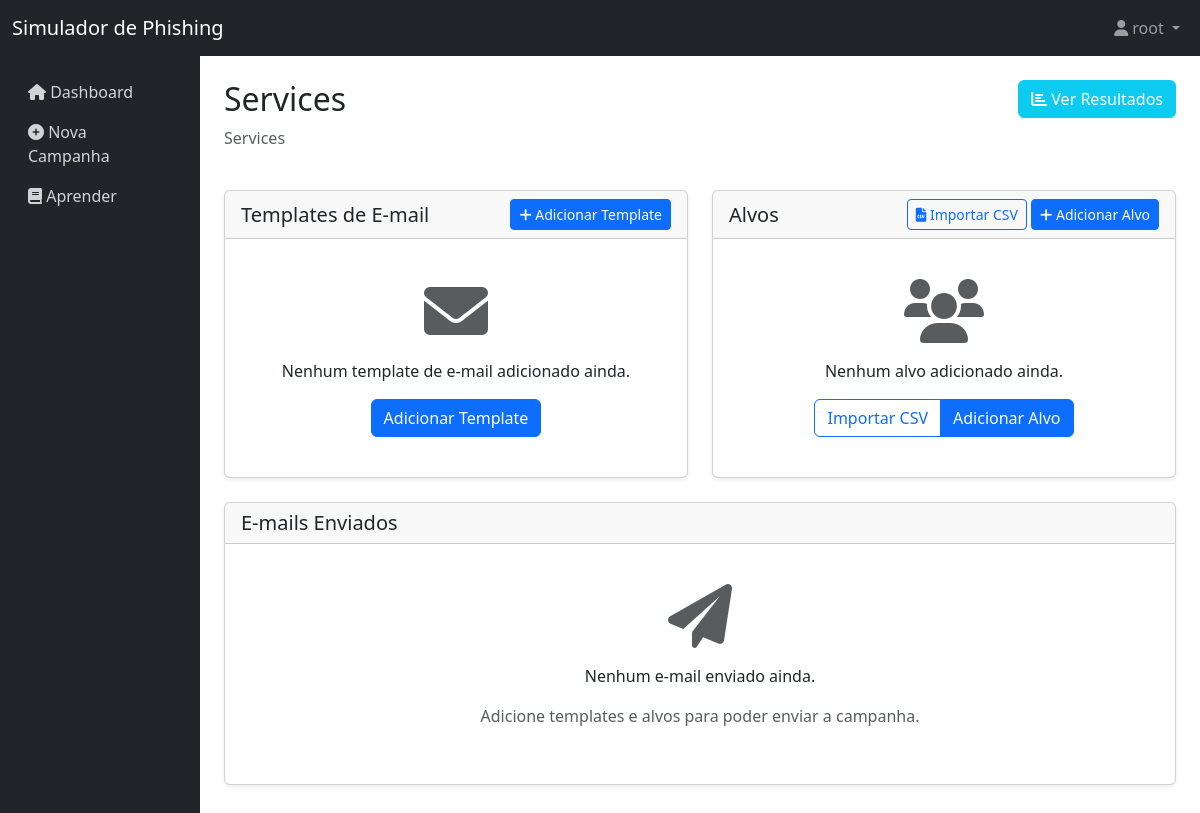
Screenshot of /campaigns/2 (signed in) with the database file from the repository.
### app.py (models this page shows, shortened)
class User(UserMixin, db.Model):
    id = db.Column(db.Integer, primary_key=True)
    username = db.Column(db.String(150), unique=True, nullable=False)
    email = db.Column(db.String(150), unique=True, nullable=False)
    password_hash = db.Column(db.String(150), nullable=False)
    is_admin = db.Column(db.Boolean, default=False)
    campaigns = db.relationship('Campaign', backref='creator', lazy=True)

class Campaign(db.Model):
    id = db.Column(db.Integer, primary_key=True)
    name = db.Column(db.String(100), nullable=False)
    description = db.Column(db.Text)
    created_at = db.Column(db.DateTime, default=datetime.utcnow)
    active = db.Column(db.Boolean, default=True)
    creator_id = db.Column(db.Integer, db.ForeignKey('user.id'), nullable=False)
    templates = db.relationship('EmailTemplate', backref='campaign', lazy=True, cascade="all, delete-orphan")
    targets = db.relationship('Target', backref='campaign', lazy=True, cascade="all, delete-orphan")
    emails = db.relationship('Email', backref='campaign', lazy=True, cascade="all, delete-orphan")

### app.py (the view)
@app.route('/campaigns/<int:campaign_id>')
@login_required
@campaign_owner_required
def campaign_detail(campaign_id):
    campaign = Campaign.query.get_or_404(campaign_id)
    return render_template('campaign_detail.html', campaign=campaign)

### app.py (called while the page is built)
@login_manager.user_loader
def load_user(user_id):
    return User.query.get(int(user_id))

def campaign_owner_required(f):
    @wraps(f)
    @login_required
    def decorated_function(campaign_id, *args, **kwargs):
        campaign = Campaign.query.get_or_404(campaign_id)
        if campaign.creator_id != current_user.id and not current_user.is_admin:
            flash('Você não tem permissão para acessar esta campanha', 'danger')
            return redirect(url_for('dashboard'))
        return f(campaign_id, *args, **kwargs)
    return decorated_function

### templates/campaign_detail.html (shortened to what this page needs)
{% extends 'base.html' %}
{% block content %}
<div class="row mb-4">
    <div class="col">
        <h2>{{ campaign.name }}</h2>
        <p class="text-muted">{{ campaign.description }}</p>
    </div>
    <div class="col-auto">
        <a href="{{ url_for('campaign_results', campaign_id=campaign.id) }}" class="btn btn-info text-white">
            <i class="fas fa-chart-bar"></i> Ver Resultados
        </a>
    </div>
</div>
<div class="row">
    <div class="col-md-6 mb-4">
        <div class="card shadow-sm">
            <div class="card-header d-flex justify-content-between align-items-center">
                <h5 class="mb-0">Templates de E-mail</h5>
                <a href="{{ url_for('new_template', campaign_id=campaign.id) }}" class="btn btn-sm btn-primary">
                    <i class="fas fa-plus"></i> Adicionar Template
                </a>
            </div>
            <div class="card-body">
                {% if campaign.templates %}
                <div class="table-responsive">
                    <table class="table table-hover">
                        <thead>
                            <tr>
                                <th>Nome</th>
                                <th>Assunto</th>
                                <th>Dificuldade</th>
                            </tr>
                        </thead>
                        <tbody>
                            {% for template in campaign.templates %}
                            <tr>
                                <td>{{ template.name }}</td>
                                <td>{{ template.subject }}</td>
                                <td>
                                    {% if template.difficulty == 'easy' %}
                                    <span class="badge bg-success">Fácil</span>
                                    {% elif template.difficulty == 'medium' %}
                                    <span class="badge bg-warning">Médio</span>
                                    {% else %}
                                    <span class="badge bg-danger">Difícil</span>
                                    {% endif %}
                                </td>
                            </tr>
                            {% endfor %}
                        </tbody>
                    </table>
                </div>
                {% else %}
                <div class="text-center py-4">
                    <i class="fas fa-envelope fa-4x mb-3 text-muted"></i>
                    <p>Nenhum template de e-mail adicionado ainda.</p>
                    <a href="{{ url_for('new_template', campaign_id=campaign.id) }}" class="btn btn-primary">
                        Adicionar Template
                    </a>
                </div>
                {% endif %}
            </div>
        </div>
    </div>
    <div class="col-md-6 mb-4">
        <div class="card shadow-sm">
            <div class="card-header d-flex justify-content-between align-items-center">
                <h5 class="mb-0">Alvos</h5>
                <div>
                    <a href="{{ url_for('bulk_targets', campaign_id=campaign.id) }}" class="btn btn-sm btn-outline-primary">
                        <i class="fas fa-file-csv"></i> Importar CSV
                    </a>
                    <a href="{{ url_for('new_target', campaign_id=campaign.id) }}" class="btn btn-sm btn-primary">
                        <i class="fas fa-plus"></i> Adicionar Alvo
                    </a>
                </div>
            </div>
            <div class="card-body">
                {% if campaign.targets %}
                <div class="table-responsive">
                    <table class="table table-hover">
                        <thead>
                            <tr>
                                <th>Nome</th>
                                <th>E-mail</th>
                                <th>Departamento</th>
                            </tr>
                        </thead>
                        <tbody>
                            {% for target in campaign.targets %}
                            <tr>
                                <td>{{ target.name }}</td>
                                <td>{{ target.email }}</td>
                                <td>{{ target.department }}</td>
                            </tr>
                            {% endfor %}
                        </tbody>
                    </table>
                </div>
                {% else %}
                <div class="text-center py-4">
                    <i class="fas fa-users fa-4x mb-3 text-muted"></i>
                    <p>Nenhum alvo adicionado ainda.</p>
                    <div class="btn-group">
                        <a href="{{ url_for('bulk_targets', campaign_id=campaign.id) }}" class="btn btn-outline-primary">
                            Importar CSV
                        </a>
                        <a href="{{ url_for('new_target', campaign_id=campaign.id) }}" class="btn btn-primary">
                            Adicionar Alvo
                        </a>
                    </div>
                </div>
                {% endif %}
            </div>
        </div>
    </div>
</div>
<div class="card shadow-sm mb-4">
    <div class="card-header">
        <h5 class="mb-0">E-mails Enviados</h5>
    </div>
    <div class="card-body">
        {% if campaign.emails %}
        <div class="table-responsive">
            <table class="table table-hover">
                <thead>
                    <tr>
                        <th>Alvo</th>
                        <th>Template</th>
                        <th>Data de Envio</th>
                        <th>Aberto</th>
                        <th>Clicado</th>
                        <th>Reportado</th>
                    </tr>
                </thead>
                <tbody>
                    {% for email in campaign.emails %}
                    <tr>
                        <td>{{ email.target.name }}</td>
                        <td>{{ email.template.name }}</td>
                        <td>{{ email.sent_at.strftime('%d/%m/%Y %H:%M') }}</td>
                        <td>
                            {% if email.opened %}
                            <span class="badge bg-success">Sim</span>
                            {% else %}
                            <span class="badge bg-secondary">Não</span>
                            {% endif %}
                        </td>
                        <td>
                            {% if email.clicked %}
                            <span class="badge bg-danger">Sim</span>
                            {% else %}
                            <span class="badge bg-secondary">Não</span>
                            {% endif %}
                        </td>
                        <td>
                            {% if email.reported %}
                            <span class="badge bg-info">Sim</span>
                            {% else %}
                            <span class="badge bg-secondary">Não</span>
                            {% endif %}
                        </td>
                    </tr>
                    {% endfor %}
                </tbody>
            </table>
        </div>
        {% else %}
        <div class="text-center py-4">
            <i class="fas fa-paper-plane fa-4x mb-3 text-muted"></i>
            <p>Nenhum e-mail enviado ainda.</p>
            {% if campaign.templates|length > 0 and campaign.targets|length > 0 %}
            <a href="{{ url_for('send_campaign', campaign_id=campaign.id) }}" class="btn btn-success">
                Enviar Campanha
            </a>
            {% else %}
            <p class="text-muted">
                Adicione templates e alvos para poder enviar a campanha.
            </p>
            {% endif %}
        </div>
        {% endif %}
    </div>
</div>
{% endblock %}

### templates/base.html (shortened to what this page needs)
<!DOCTYPE html>
<html lang="pt-br">
<head>
    <link href="https://cdn.jsdelivr.net/npm/bootstrap@5.3.0-alpha1/dist/css/bootstrap.min.css" rel="stylesheet">
    <link rel="stylesheet" href="https://cdnjs.cloudflare.com/ajax/libs/font-awesome/6.0.0/css/all.min.css">
</head>
<body>
    <nav class="navbar navbar-expand-lg navbar-dark bg-dark">
        <div class="container-fluid">
            <a class="navbar-brand" href="{{ url_for('dashboard') }}">Simulador de Phishing</a>
            <div class="collapse navbar-collapse" id="navbarNav">
                <ul class="navbar-nav ms-auto">
                    {% if current_user.is_authenticated %}
                    <li class="nav-item dropdown">
                        <a class="nav-link dropdown-toggle" href="#" id="userDropdown" role="button" data-bs-toggle="dropdown">
                            <i class="fas fa-user"></i> {{ current_user.username }}
                        </a>
                    </li>
                    {% endif %}
                </ul>
            </div>
        </div>
    </nav>
    <div class="container-fluid">
        <div class="row">
            {% if current_user.is_authenticated %}
            <div class="col-md-2 d-none d-md-block sidebar pt-3">
                <div class="position-sticky">
                    <ul class="nav flex-column">
                        <li class="nav-item">
                            <a class="nav-link {% if request.endpoint == 'dashboard' %}active{% endif %}" href="{{ url_for('dashboard') }}">
                                <i class="fas fa-home"></i> Dashboard
                            </a>
                        </li>
                        <li class="nav-item">
                            <a class="nav-link {% if request.endpoint == 'new_campaign' %}active{% endif %}" href="{{ url_for('new_campaign') }}">
                                <i class="fas fa-plus-circle"></i> Nova Campanha
                            </a>
                        </li>
                        <li class="nav-item">
                            <a class="nav-link {% if request.endpoint == 'learn' %}active{% endif %}" href="{{ url_for('learn') }}">
                                <i class="fas fa-book"></i> Aprender
                            </a>
                        </li>
                    </ul>
                </div>
            </div>
            <main class="col-md-10 ms-sm-auto px-md-4 py-4">
            {% else %}
            <main class="col-12 px-md-4 py-4">
            {% endif %}
                {% block content %}{% endblock %}
            </main>
        </div>
    </div>
</body>
</html>

### templates/base.html (style rules this page uses)
.sidebar { min-height: calc(100vh - 56px); background-color: #212529; }
.sidebar .nav-link { color: rgba(255, 255, 255, 0.8); }

### rows the page displays
User: username "root"
Campaign: name "Services", description "Services"
